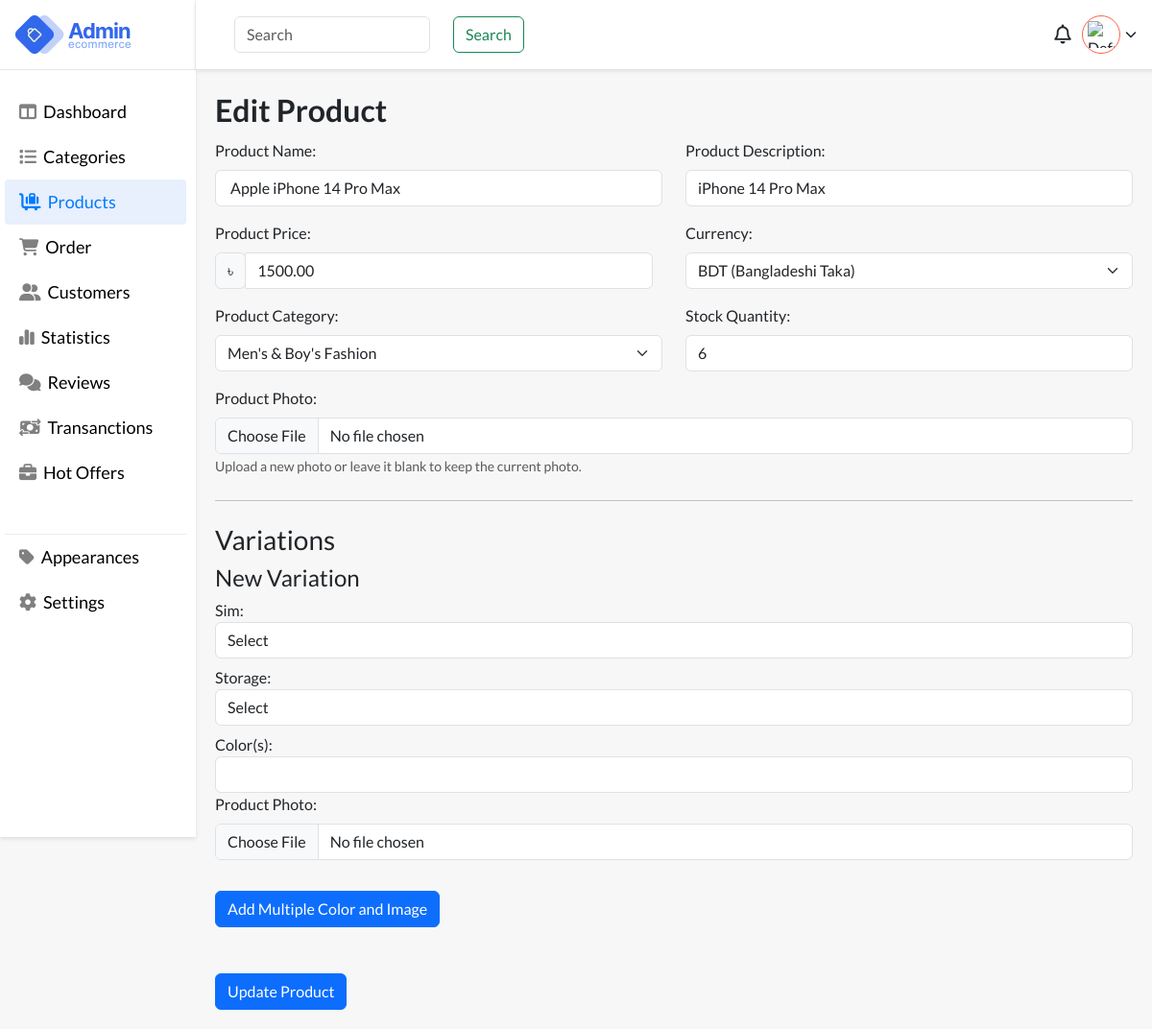
The app's page /files/edit_product.php?up_id=3 (signed in) with its own data.
### tables this page shows
CREATE TABLE `products` (
  `id` int(11) NOT NULL,
  `name` varchar(255) DEFAULT NULL,
  `product_photo` blob NOT NULL,
  `description` text DEFAULT NULL,
  `price` decimal(10,2) DEFAULT NULL,
  `category_id` int(11) DEFAULT NULL,
  `stock_quantity` int(11) DEFAULT NULL,
  `currency_code` varchar(3) DEFAULT 'BDT',
  `created_at` timestamp NOT NULL DEFAULT current_timestamp(),
  `updated_at` timestamp NOT NULL DEFAULT current_timestamp() ON UPDATE current_timestamp()
);

CREATE TABLE `categories` (
  `id` int(11) NOT NULL,
  `name` varchar(255) DEFAULT NULL,
  `parent_category_id` int(11) DEFAULT NULL,
  `category_description` text DEFAULT NULL,
  `created_at` timestamp NOT NULL DEFAULT current_timestamp(),
  `updated_at` timestamp NOT NULL DEFAULT current_timestamp() ON UPDATE current_timestamp(),
  `level` int(11) DEFAULT 0,
  `category_photo` varchar(255) DEFAULT NULL
);

### files/edit_product.php (the view, shortened to what this page needs)
<?php
require_once "../auth/db-connection/config.php";
$productId = $_GET['up_id'];
$sql = "SELECT * FROM products WHERE id = :productId";
$stmt = $connection->prepare($sql);
$stmt->bindParam(":productId", $productId, PDO::PARAM_INT);
if ($stmt->execute()) {
    $product = $stmt->fetch(PDO::FETCH_ASSOC);
} else {
    echo "Oops! Something went wrong. Please try again later.";
    exit;
}
$sql = "SELECT * FROM categories";
$stmt = $connection->query($sql);
$categories = $stmt->fetchAll(PDO::FETCH_ASSOC);
?>
<!DOCTYPE html>
<html lang="en">
<head>
    <link href="https://cdn.jsdelivr.net/npm/bootstrap@5.3.2/dist/css/bootstrap.min.css" rel="stylesheet">
    <link rel="stylesheet" href="https://cdnjs.cloudflare.com/ajax/libs/font-awesome/6.5.1/css/all.min.css" />
    <link rel="stylesheet" href="../styling/style.css">
</head>
<body style="background:#f7f7f7;">
    <main>
        <div class="app-wrapper">
            <div class="app-sidebar">
                <div class="side-header flex pr-3">
                    <div class="logo flex">
                        <img src="images/logo.webp" alt="logo">
                    </div>
                </div>
                <div class="sidebard-nav">
                    <ul>
                        <li class="">
                            <a href="dashboard.php">
                                <i class="fa-solid fa-table-columns"></i>
                                <span class="block">Dashboard</span>
                            </a>
                        </li>
                        <li class="">
                            <a href="categories.php">
                                <i class="fa-solid fa-list"></i>
                                <span class="block">Categories</span>
                            </a>
                        </li>
                        <li class="active">
                            <a href="products.php">
                               <i class="fa-solid fa-cart-flatbed-suitcase"></i>
                                <span class="block">Products</span>
                            </a>
                        </li>
                        <li>
                            <a href="orders.php">
                                  <i class="fa-solid fa-cart-shopping"></i>
                                <span class="block">Order</span>
                            </a>
                        </li>
                        <li>
                            <a href="customers.php">
                                <i class="fa-solid fa-user-group"></i>
                                <span class="block">Customers</span>
                            </a>
                        </li>
                        <li>
                            <a href="">
                                <i class="fa-solid fa-chart-simple"></i>
                                <span class="block">Statistics</span>
                            </a>
                        </li>
                        <li>
                            <a href="">
                                <i class="fa-solid fa-comments"></i>
                                <span class="block">Reviews</span>
                            </a>
                        </li>
                        <li>
                            <a href="">
                                <i class="fa-solid fa-money-bill-transfer"></i>
                                <span class="block">Transanctions</span>
                            </a>
                        </li>
                        <li>
                            <a href="">
                                <i class="fa-solid fa-briefcase"></i>
                                <span class="block">Hot Offers</span>
                            </a>
                        </li>
                         <li class="devided-nav">
                            <a href="appearance.php">
                                <i class="fa-solid fa-tag"></i>
                                <span class="block">Appearances</span>
                            </a>
                        </li>
                         <li>
                            <a href="settings.php">
                                <i class="fa-solid fa-gear"></i>
                                <span class="block">Settings</span>
                            </a>
                        </li>
                    </ul>
                </div>
            </div>
            <div class="header-body">
                <div class="user flex-end">
                    <div class="search">
                        <form class="d-flex gap-3" role="search">
                            <input class="form-control me-2" type="search" placeholder="Search" aria-label="Search">
                            <button class="btn btn-outline-success" type="submit">Search</button>
                        </form>
                    </div>
                    <div class="account">
                        <div class="notifications">
                            <i class="fa-regular fa-bell"></i>
                        </div>
                        <div class="wrap-u" onclick="toggleUserOptions()">
                            <div class="user-pro flex">
                                <?php if (isset($_SESSION["profile_photo"])) : ?>
                                    <img src="<?php echo $_SESSION["profile_photo"]; ?>" alt="Profile Photo">
                                <?php else : ?>
                                    <img src="default_profile_photo.jpg" alt="Default Profile Photo">
                                <?php endif; ?>
                            </div>
                            <i class="fa-solid fa-chevron-down"></i>
                        </div>
                    </div>
                </div>
                <div class="h-container">
                    <div class="main">
                    <div class="flex">
                        <h1 class="page-heading"> Edit Product </h1>
                    </div>
                    <form id="editProductForm" action="../auth/backend-assets/product/update_product.php" method="post" enctype="multipart/form-data">
                        <div class="row mb-3">
                            <div class="col-md-6">
                                <div class="form-group">
                                    <label for="editProductName" class="form-label">Product Name:</label>
                                    <input type="text" class="form-control" id="editProductName" name="editProductName" value="<?php echo htmlspecialchars($product['name'] ?? ''); ?>" required>
                                </div>
                            </div>
                            <div class="col-md-6">
                                <div class="form-group">
                                    <label for="editProductDescription" class="form-label">Product Description:</label>
                                    <input type="text" class="form-control" id="editProductDescription" name="editProductDescription" value="<?php echo htmlspecialchars($product['description'] ?? ''); ?>" required>
                                </div>
                            </div>
                        </div>
                        <div class="row mb-3">
                            <div class="col-md-6">
                                <div class="form-group">
                                    <label for="editProductPrice" class="form-label">Product Price:</label>
                                    <div class="input-group">
                                        <span class="input-group-prepend">
                                            <span class="input-group-text">$</span>
                                        </span>
                                        <input type="text" class="form-control" id="editProductPrice" name="editProductPrice" value="<?php echo htmlspecialchars($product['price'] ?? ''); ?>" required>
                                    </div>
                                </div>
                            </div>
                            <div class="col-md-6">
                                <div class="form-group">
                                    <label for="editCurrency" class="form-label">Currency:</label>
                                    <select class="form-select" id="editCurrency" name="editProductCurrency" required>
                                        <option value="BDT" <?php echo ($product['currency_code'] == 'BDT') ? 'selected' : ''; ?>>BDT (Bangladeshi Taka)</option>
                                    </select>
                                </div>
                            </div>
                        </div>
                        <div class="row mb-3">
                            <div class="col-md-6">
                                <div class="form-group">
                                    <label for="editProductCategory" class="form-label">Product Category:</label>
                                    <select class="form-select" id="editProductCategory" name="editProductCategory" required>
                                        <?php foreach ($categories as $category): ?>
                                            <option value="<?php echo $category['id']; ?>" <?php echo ($product['category_id'] == $category['id']) ? 'selected' : ''; ?>><?php echo htmlspecialchars($category['name']); ?></option>
                                        <?php endforeach; ?>
                                    </select>
                                </div>
                            </div>
                            <div class="col-md-6">
                                <div class="form-group">
                                    <label for="editProductStock" class="form-label">Stock Quantity:</label>
                                    <input type="text" class="form-control" id="editProductStock" name="editProductStock" value="<?php echo htmlspecialchars($product['stock_quantity'] ?? ''); ?>" required>
                                </div>
                            </div>
                        </div>
                        <div class="mb-3">
                            <div class="form-group">
                                <label for="editProductPhoto" class="form-label">Product Photo:</label>
                                <input type="file" class="form-control-file form-control" id="editProductPhoto" name="editProductPhoto" accept="image/*">
                                <small class="form-text text-muted">Upload a new photo or leave it blank to keep the current photo.</small>
                            </div>
                        </div>
                        <hr class="my-4">
                        <h3>Variations</h3>
                        <div class="variation-form">
                            <h4>New Variation</h4>
                            <div class="form-group">
                                <label for="sim">Sim:</label>
                                <select class="form-control" name="sim[]">
                                    <option value="">Select</option>
                                </select>
                            </div>
                            <div class="form-group mt-2">
                                <label for="storage">Storage:</label>
                                <select class="form-control" name="storage[]">
                                    <option value="">Select</option>
                                </select>
                            </div>
                            <div class="color-fields mt-2">
                                <label for="colors">Color(s):</label>
                                <input type="text" class="form-control" name="colors[0][]">
                            </div>
                            <div class="image-fields mb-3">
                                <div class="form-group">
                                    <label for="images" class="form-label">Product Photo:</label>
                                    <input type="file" name="images[0][]" class="form-control-file form-control" accept="image/*">
                                </div>
                            </div>
                            <button type="button" class="btn btn-primary mt-3" onclick="addColorAndImageFields()">
                                Add Multiple Color and Image
                            </button>
                        </div>
                        <button type="submit" class="btn btn-primary mt-5">Update Product</button>
                    </form>
                </div>
            </div>
        </div>
    </div>
</main>
</body>
</html>

### records on screen
products: editProductName "Apple iPhone 14 Pro Max", editProductDescription "iPhone 14 Pro Max", editProductPrice "1500.00", editProductCurrency "BDT (Bangladeshi Taka)", editProductCategory "Men's & Boy's Fashion", editProductStock "6"
